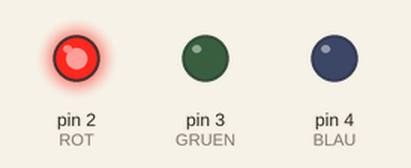
Bench run of a sketch on a simulated Arduino Uno, built with avr-gcc and run on an emulated ATmega328P. Parts: output pins drawn as LEDs (lit = HIGH).

Above: at 0.2 s.
At 1.2 s:
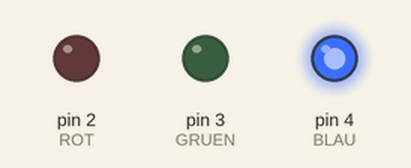
At 1.7 s:
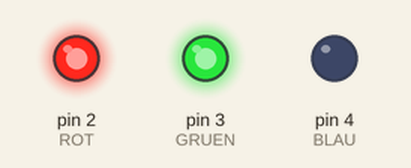
At 3.2 s:
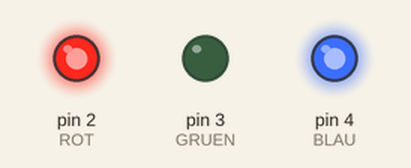
At 5.7 s:
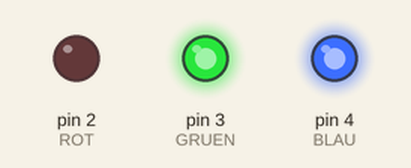
At 7.7 s:
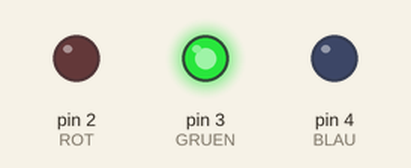
Timing chart, 0 to 8.1 s (numbered marks = the images above):
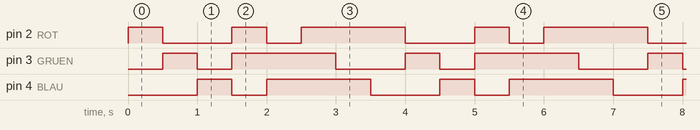

The sketch:

sketch_aug04a.ino
```cpp
int ROT = 2;
int GRUEN = 3;
int BLAU = 4;
void setup(){
pinMode(ROT, OUTPUT);
pinMode(GRUEN, OUTPUT);
pinMode(BLAU, OUTPUT);
}
void loop(){
digitalWrite(ROT, HIGH);
digitalWrite(GRUEN, LOW);
digitalWrite(BLAU, LOW);
delay(500);
digitalWrite(ROT, LOW);
digitalWrite(GRUEN, HIGH);
digitalWrite(BLAU, LOW);
delay(500);
digitalWrite(ROT, LOW);
digitalWrite(GRUEN, LOW);
digitalWrite(BLAU, HIGH);
delay(500);
digitalWrite(ROT, HIGH);
digitalWrite(GRUEN, HIGH);
digitalWrite(BLAU, LOW);
delay(500);
digitalWrite(ROT, LOW);
digitalWrite(GRUEN, HIGH);
digitalWrite(BLAU, HIGH);
delay(500);
digitalWrite(ROT, HIGH);
digitalWrite(GRUEN, HIGH);
digitalWrite(BLAU, HIGH);
delay(500);
digitalWrite(ROT, HIGH);
digitalWrite(GRUEN, LOW);
digitalWrite(BLAU, HIGH);
delay(500);
}
```

Measured:
- by itself, pin 2 (ROT): repeats every 3.5 s: LOW 1.0 s, HIGH 0.50 s, LOW 0.50 s, HIGH 1.5 s
- by itself, pin 3 (GRUEN), pin 4 (BLAU): repeats every 3.5 s: LOW 0.50 s, HIGH 1.5 s, LOW 1.0 s, HIGH 0.50 s
- by itself, everything shown: repeats every 3.5 s, in 7 steps
